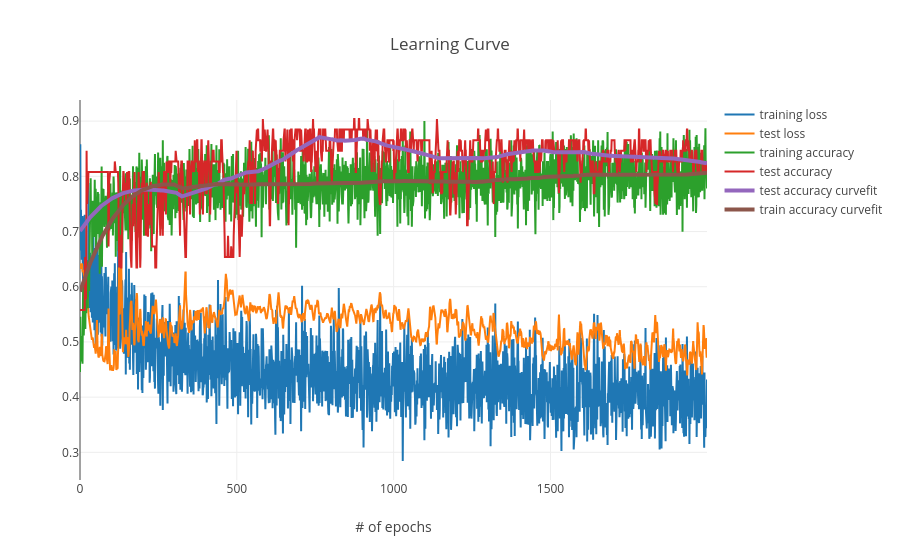

This figure's notebook cell:
### Code cell
trace1 = go.Scatter(x=results.index, 
                    y=results['train_loss'],
                    name='training loss')
trace2 = go.Scatter(x=results.index, 
                    y=results['test_loss'],
                    name='test loss')
trace3 = go.Scatter(x=results.index, 
                    y=results['train_acc'],
                    name='training accuracy')
trace4 = go.Scatter(x=results.index, 
                    y=results['test_acc'],
                    name='test accuracy')

trace5 = go.Scatter(x=results.index, 
                    y=savgol_filter(results['test_acc'], 601, 3),
                    name='test accuracy curvefit',
                   line=dict(width=4))

trace6 = go.Scatter(x=results.index, 
                    y=savgol_filter(results['train_acc'], 601, 3),
                    name='train accuracy curvefit',
                   line=dict(width=4))


layout = go.Layout(title='Learning Curve',
                  xaxis={'title':'# of epochs'})
fig = go.Figure(data=[trace1, trace2, trace3, trace4, trace5, trace6],
               layout=layout)
iplot(fig)

### Figure 1 — Plotly figure (JSON) as saved in the notebook; plotly's stock layout.template omitted (floating-point values rounded to 4 significant figures; data arrays with more than 128 entries replaced by an {"elided": "..."} marker saying what was removed)
{"data": [{"name": "training loss", "type": "scatter", "uid": "9d2e4363-c4ff-44ae-8ae1-344eb173865e", "x": {"elided": "2000 int values"}, "y": {"elided": "2000 float values"}}, {"name": "test loss", "type": "scatter", "uid": "905215ed-8b93-43e8-82e9-233afb76e9b7", "x": {"elided": "2000 int values"}, "y": {"elided": "2000 float values"}}, {"name": "training accuracy", "type": "scatter", "uid": "05c67ea4-ab47-4d95-8a7d-dce077e20b54", "x": {"elided": "2000 int values"}, "y": {"elided": "2000 float values"}}, {"name": "test accuracy", "type": "scatter", "uid": "9ccd73c6-407d-481a-987f-998600dde83c", "x": {"elided": "2000 int values"}, "y": {"elided": "2000 float values"}}, {"line": {"width": 4}, "name": "test accuracy curvefit", "type": "scatter", "uid": "1b3d1dd5-596c-4743-86a9-5e34b8a6f5de", "x": {"elided": "2000 int values"}, "y": {"elided": "2000 float values"}}, {"line": {"width": 4}, "name": "train accuracy curvefit", "type": "scatter", "uid": "1e2a3d63-595d-492a-8572-d36e15fde411", "x": {"elided": "2000 int values"}, "y": {"elided": "2000 float values"}}], "layout": {"title": {"text": "Learning Curve"}, "xaxis": {"title": {"text": "# of epochs"}}}}
